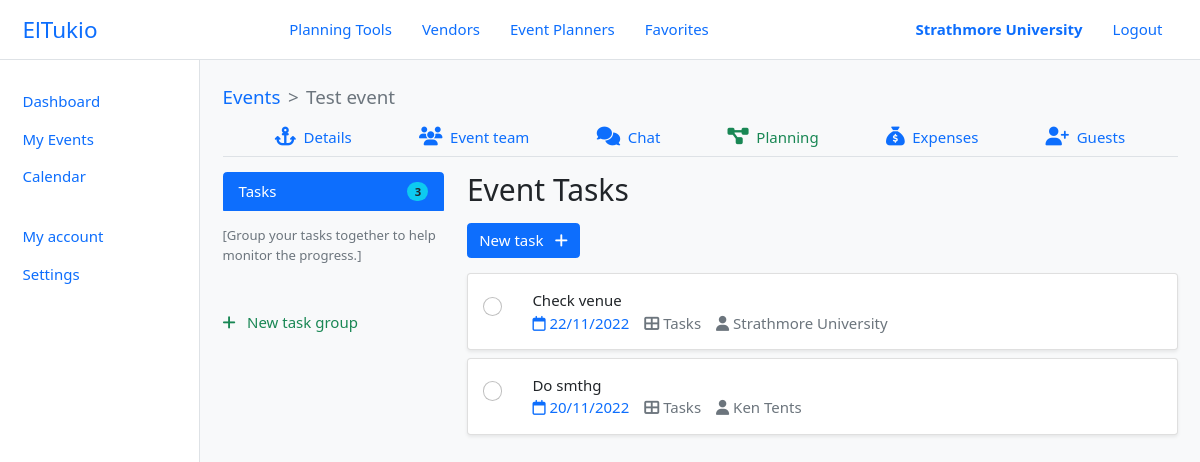
The app's page /organizer/events/3/tasks/ (signed in) with its own data.
### el_tukio/models.py (models this page shows, shortened)
class User(AbstractUser):
    class UserType(models.IntegerChoices):
        ORGANIZER = 0, _('Organizer')
        PLANNER = 1, _('Planner')
        VENDOR = 3, _('Vendor')
        __empty__ = _('(Unkown)')
    class AccountType(models.IntegerChoices):
        PERSONAL = 1, _('Personal')
        ORGANIZATION = 2, _('Organization')
        __empty__ = _('--------------')
    user_type = models.SmallIntegerField(blank=True, null=True, choices=UserType.choices)
    phone_number = PhoneNumberField(blank=True, null=True, unique=True)
    profile = models.ImageField(default='default.png', upload_to='profile_pics')
    account_type = models.SmallIntegerField(blank=True, null=True, choices=UserType.choices)
    location = models.OneToOneField(Location, blank=True, null=True, on_delete=models.SET_NULL)
    @property
    def is_organizer(self):
        return self.user_type == self.UserType.ORGANIZER
    @property
    def is_planner(self):
        return self.user_type == self.UserType.PLANNER
    @property
    def is_vendor(self):
        return self.user_type == self.UserType.VENDOR
    @property
    def user_role(self):
        if self.is_organizer or self.is_planner:
            return self.get_user_type_display()
        elif self.is_vendor:
            return self.vendor.category.name
    @property
    def full_name(self):
        return self.get_full_name()
    class Meta:
        ordering = ['last_name', 'first_name']
    def __str__(self):
        return self.full_name

class Event(models.Model):
    organizer = models.ForeignKey(Organizer, on_delete=CASCADE)
    event_name = models.CharField(max_length=100)
    event_date = models.DateField(help_text='When will this event be held?')
    event_budget = models.FloatField(help_text='What  is the budget for this event?')
    event_location = models.CharField(max_length=100, null=True, blank=True)
    guest_size = models.IntegerField(help_text='Expected number of guests at the event?')
    event_team = models.ManyToManyField(User, related_name='event_team_members')
    chatroom = models.OneToOneField(ChatRoom, on_delete=SET_NULL, blank=True, null=True)

class Task(models.Model):
    event = models.ForeignKey(Event, on_delete=CASCADE)
    task = models.TextField(max_length=5000)
    task_group = models.ForeignKey(TaskGroup, on_delete=SET_NULL, blank=True, null=True)
    date_created = models.DateTimeField(auto_now_add=True)
    due_date = models.DateField(blank=True, null=True, help_text='When would you like to have this done?')
    created_by = models.ForeignKey(User, on_delete=SET_NULL, blank=True, null=True, related_name='created_by')
    assigned_to = models.ForeignKey(User, on_delete=SET_NULL, blank=True, null=True, related_name='assigned_to')
    completed = models.BooleanField(default=False, help_text='Mark this task as completed')
    date_completed = models.DateField(blank=True, null=True)
    completed_by = models.ForeignKey(User, on_delete=SET_NULL, blank=True, null=True, related_name='completed_by')
    comments = models.ManyToManyField(Comment, related_name='task_comments')
    files = models.ManyToManyField(FileUpload, related_name='task_files')
    deleted = models.BooleanField(default=False)
    date_deleted = models.DateTimeField(blank=True, null=True)

### el_tukio/utils/decorators.py (the view)
    def wrapper_func(request, *args, **kwargs):
        if request.user.is_authenticated and (request.user.is_planner or request.user.is_organizer):
            return view_func(request, *args, **kwargs)
        else:
            error_msg = 'Unauthorised action. You must be an event planner or organizer to access this page!'
            return HttpResponse(error_msg)

### el_tukio/forms.py
class TaskForm(ModelForm):
    def __init__(self, *args, **kwargs):
        event_date = kwargs.pop('event_date')
        super(TaskForm, self).__init__(*args, **kwargs)
        self.fields['due_date'] = forms.DateField(
            required=False,
            widget=forms.DateInput(attrs={
                'type': 'date',
                'min': DT.date.today(),
                'max': event_date,
            }))
    class Meta:
        model = Task
        fields = ['task', 'due_date']

class TaskContentUpdateForm(ModelForm):
    class Meta:
        model = Task
        fields = ['task']

### templates/organizer/tasks.html (shortened to what this page needs)
{% extends 'layouts/dashboard.html' %}
{% load static %}
{% load widget_tweaks %}
{% block content %}
{% include 'components/nav-event.html' %}
<div class="row row-cols-2 g-4">
    <div class="col-3 text-start">
        <ul class="list-group list-group-event-tasks">
            <li class="list-group-item list-group-item-action {% if active_group == 0 %}active{% endif %}">
                <a href="{% url 'organizer-event-tasks' event.id %}" class="d-flex justify-content-between align-items-center gap-sm">
                    Tasks
                    <span class="badge bg-info text-dark rounded-pill flex-shrink-0">{{ all_count }}</span>
                </a>
            </li>
            {% for group in task_groups %}
            <li class="list-group-item list-group-item-action {% if active_group == group.id %}active{% endif %}" id="taskGroup{{ group.id }}">
                <a href="{% url 'organizer-event-tasks' event_id=event.id group_id=group.id %}" class="d-flex justify-content-between align-items-center gap-sm">
                    <span data-value="group-name">{{ group.name }}</span>
                    <span class="badge bg-info text-dark rounded-pill flex-shrink-0">{{ group.task_set.all.count }}</span>
                </a>
                <div class="task-group-options position-absolute top-0 start-100 pt-1">
                    <div class="bg-white shadow rounded-sm py-2">
                        <a class="dropdown-item" onclick="renameGroup({{ group.id }}, this)">
                            <i class="fa-solid fa-pen text-primary"></i>
                            <span class="ms-2">Rename</span>
                        </a>
                        <a class="dropdown-item" href="{% url 'delete-task-group' event.id group.id %}">
                            <i class="fa-solid fa-trash-can text-primary"></i>
                            <span class="ms-2">Delete group only</span>
                        </a>
                        <a class="dropdown-item" href="{% url 'delete-task-group' event.id group.id 'Yes' %}">
                            <i class="fa-solid fa-trash text-primary"></i>
                            <span class="ms-2">Delete group with tasks</span>
                        </a>
                    </div>
                </div>
            </li>
            {% empty %}
            <small class="mt-3 text-muted hint">Group your tasks together to help monitor the progress.</small>
            {% endfor %}
        </ul>
        <a role="button" class="d-block mt-5 text-success" data-bs-toggle="modal" data-bs-target="#taskGroupModal">
            <i class="fa-solid fa-plus"></i>
            <span class="ms-2">New task group</span>
        </a>
    </div>
    <div class="col-9">
        <h2 class="mb-3">{{ page_title }}</h2>
        <button type="button" class="btn btn-primary" data-bs-toggle="modal" data-bs-target="#newTaskModal">
            <span class="me-2">New task</span>
            <i class="fa-solid fa-plus"></i>
        </button>
        <section class="section-tasks text-start py-3" id="sectionTasks">
            {% for task in tasks %}
            <div class="card shadow-sm mb-2" data-task-id="{{ task.id }}">
                <div class="card-body d-flex gap-lg">
                    <span class="pt-1">
                        <input type="checkbox" class="form-check-input rounded-circle" onchange="changeTaskStatus({{ task.id }})" {% if task.completed %}checked{% endif %}>
                    </span>
                    <div class="flex-grow-1" onclick="taskDetails({{ task.id }})">
                        <p class="mb-0" data-value="task">{{ task.task }}</p>
                        <div class="d-flex gap-md">
                            {% if task.due_date %}
                            <span class="text-primary">
                                <i class="fa-regular fa-calendar"></i>
                                <span data-value="due-date">{{ task.due_date|date:"d/m/Y" }}</span>
                            </span>
                            {% endif %}
                            {% if active_group == 0 %}
                            <span class="text-muted">
                                <i class="fa-solid fa-table-cells-large"></i>
                                <span data-value="group-name">
                                    {% if task.task_group %}
                                    {{ task.task_group.name }}
                                    {% else %}
                                    Tasks
                                    {% endif %}
                                </span>
                            </span>
                            {% endif %}
                            {% if task.assigned_to %}
                            <span class="text-muted">
                                <i class="fa-solid fa-user"></i>
                                <span data-value="due-date">{{ task.assigned_to }}</span>
                            </span>
                            {% endif %}
                        </div>
                    </div>
                </div>
            </div>
            {% empty %}
            <div class="text-danger text-center">No tasks yet.</div>
            {% endfor %}
        </section>
    </div>
</div>
{% endblock content %}

### templates/components/header.html
<header class="header border-bottom d-flex align-items-center justify-content-between" id="header">
    <a href="{% url 'home' %}" class="logo">ElTukio</a>
    <nav class="nav-main d-flex align-items-center">
        <a href="#" class="nav-link">Planning Tools</a>
        <a href="{% url 'vendors' %}" class="nav-link">Vendors</a>
        <a href="{% url 'planners' %}" class="nav-link">Event Planners</a>
        {% if user.is_organizer or user.is_planner %}
        <a href="{% url 'bookmarks' user_type=user.get_user_type_display.lower %}" class="nav-link">Favorites</a>
        {% endif %}
    </nav>
    <nav class="nav-profile d-flex align-items-center">
        {% if user.is_authenticated %}
        {% if user.is_vendor %}
        <a class="nav-link fw-bold" href="{% url 'vendor-dashboard' %}">{{ user.vendor.business_name }}</a>
        {% elif user.is_planner %}
        <a class="nav-link fw-bold" href="{% url 'planner-dashboard' %}">{{ user.full_name }}</a>
        {% elif user.is_organizer %}
        <a class="nav-link fw-bold" href="{% url 'organizer-dashboard' %}">{{ user.full_name }}</a>
        {% endif %}
        <a class="nav-link" href="{% url 'logout' %}">Logout</a>
        {% else %}
        <a class="nav-link" href="{% url 'login' %}">Login</a>
        <a class="nav-link" href="{% url 'register' %}">Register</a>
        {% endif %}
    </nav>
</header>

### templates/components/nav-event.html
<div class="nav-event">
    <nav style="--bs-breadcrumb-divider: '>';" aria-label="breadcrumb" class="mb-2">
        <ol class="breadcrumb m-0 fs-5">
            <li class="breadcrumb-item"><a href="{% url 'organizer-events' %}">Events</a></li>
            <li class="breadcrumb-item active" aria-current="page">{{ event.event_name }}</li>
        </ol>
    </nav>
    <nav class="nav-secondary d-flex justify-content-evenly border-bottom bg-light mb-3">
        <a href="{% url 'organizer-event-details' event.id %}"
            class="nav-link {% if active == 'details' %}text-success{% endif %}">
            <i class="fs-5 fa-solid fa-anchor"></i>
            <span class="ms-1">Details</span>
        </a>
        {% if user.is_organizer or user.is_planner %}
        <a href="{% url 'organizer-event-team' event.id %}"
            class="nav-link {% if active == 'team' %}text-success{% endif %}">
            <i class="fs-5 fa-solid fa-users"></i>
            <span class="ms-1">Event team</span>
        </a>
        {% endif %}
        <a href="{% url 'event-chatroom' event.id %}" class="nav-link {% if active == 'chat' %}text-success{% endif %}">
            <i class="fs-5 fa-solid fa-comments"></i>
            <span class="ms-1">Chat</span>
        </a>
        <a href="{% url 'organizer-event-tasks' event.id %}" class="nav-link {% if active == 'plan' %}text-success{% endif %}">
            <i class="fs-5 fa-solid fa-diagram-project"></i>
            <span class="ms-1">Planning</span>
        </a>
        {% if user.is_organizer or user.is_planner %}
        <a href="{% url 'organizer-event-expenses' event.id %}" class="nav-link {% if active == 'expenses' %}text-success{% endif %}">
            <i class="fs-5 fa-solid fa-sack-dollar"></i>
            <span class="ms-1">Expenses</span>
        </a>
        <a href="#" class="nav-link {% if active == 'guests' %}text-success{% endif %}">
            <i class="fs-5 fa-solid fa-user-plus"></i>
            <span class="ms-1">Guests</span>
        </a>
        {% endif %}
    </nav>
</div>

### static/css/main.css (style rules this page uses)
:root { --tk-dim-header: 60px; --tk-dim-body-spacing-x: 1.5rem; --tk-dim-chat-height: 55px; }
html { font-size: 15px; }
html, body { width: 100%; height: 100%; }
a { text-decoration: none; cursor: pointer; }
.header { height: var(--tk-dim-header); padding-left: var(--tk-dim-body-spacing-x); padding-right: var(--tk-dim-body-spacing-x); }
.logo { font-size: 1.5rem; }
.flex-shrink-0 { flex-shrink: 0 !important; }
.gap-sm { gap: 0.5rem !important; }
.gap-md { gap: 1rem !important; }
.gap-lg { gap: 2rem !important; }
.hint, .help-text { display: inline-block; }
.hint::before, .help-text::before { content: "["; }
.hint::after, .help-text::after { content: "]"; }
[type=checkbox].rounded-circle { width: 1.3em; height: 1.3em; }
.list-group-item.active { z-index: initial; }
.list-group-item.active>*, .list-group-item.active>*>* { color: #fff; }

### records on screen
User: full_name "Strathmore University"
Event: event_name "Test event"
Task: task "Check venue", due_date "22/11/2022", shows "Tasks", assigned_to "Strathmore University"
Task: task "Do smthg", due_date "20/11/2022", shows "Tasks", assigned_to "Ken Tents"

### other values on screen
{{ all_count }} "3"
{{ page_title }} "Event Tasks"
